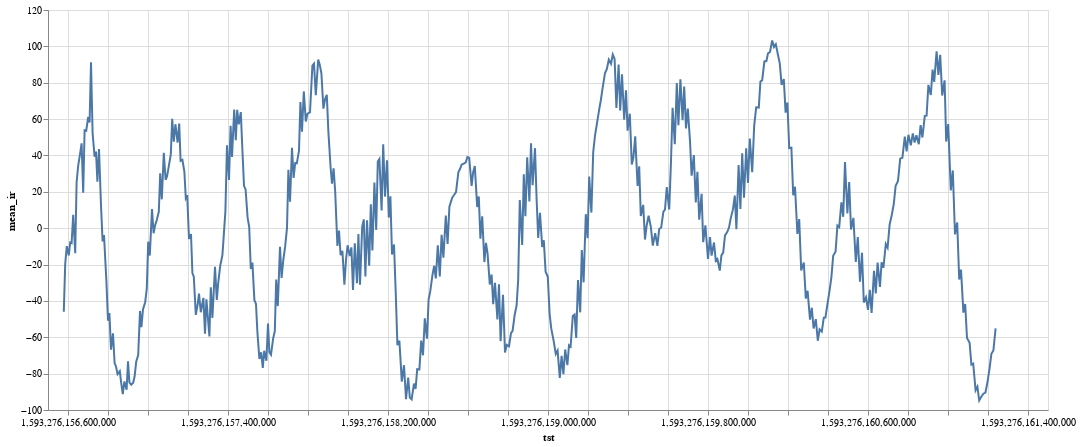

The code cell stored with this chart in its notebook:
### Code cell
data = raw_data_hr[2000:2500]
alt.Chart(data).mark_line().encode(
    x='tst',
    y='mean_ir',
).properties(
    width=1000,
    height=400
)

### Figure 1 — Vega-Lite specification as saved in the notebook (floating-point values rounded to 4 significant figures; data arrays with more than 128 entries replaced by an {"elided": "..."} marker saying what was removed)
{"config": {"view": {"continuousWidth": 400, "continuousHeight": 300}}, "data": {"name": "data-34708ba130005ad1684ea631fac47eed"}, "mark": "line", "encoding": {"x": {"type": "quantitative", "field": "tst"}, "y": {"type": "quantitative", "field": "mean_ir"}}, "height": 400, "width": 1000, "$schema": "https://vega.github.io/schema/vega-lite/v4.8.1.json", "datasets": {"data-34708ba130005ad1684ea631fac47eed": {"elided": "500 records"}}}
